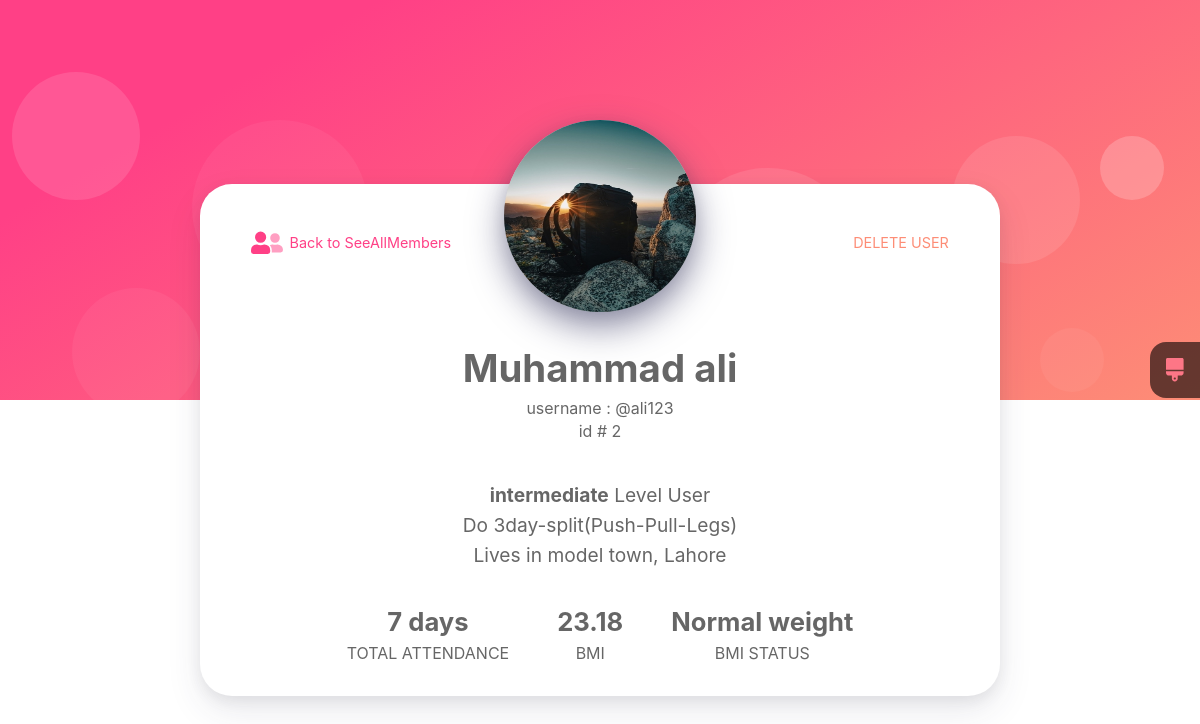
/userdetails?u_id=2, run on the app's committed database.
### Gym/models.py (models this page shows, shortened)
class Gym_user(models.Model):
    first_name = models.CharField(max_length=50)
    last_name  = models.CharField(max_length=50)
    no_of_days = models.IntegerField(default=0)
    dob = models.DateField()
    phone_number = models.IntegerField()
    image = models.ImageField(upload_to="users_profile_images/", default="users_profile_images/image.png")
    weight = models.IntegerField()
    height = models.IntegerField()
    date_of_joining = models.DateTimeField(auto_now_add=True)
    email = models.CharField(max_length=50, null=True, blank=True)
    username = models.CharField(max_length=150, unique=True)
    password = models.CharField(max_length=100)
    address = models.ForeignKey(Address, on_delete=models.CASCADE)
    gender = models.ForeignKey(Gender, on_delete=models.CASCADE)
    gym_split = models.ForeignKey(Gym_split, on_delete=models.CASCADE)
    muscle_strength = models.ForeignKey(Muscle_strength, on_delete=models.CASCADE)
    @staticmethod
    def get_user_by_id(user_id):
        return Gym_user.objects.get(id=user_id)

class Muscle_strength(models.Model):
    type = models.CharField(max_length=20)
    def __str__(self):
        return self.type

class Gym_split(models.Model):
    split_name = models.CharField(max_length=500)
    def __str__(self):
        return self.split_name

class Address(models.Model):
    area = models.CharField(max_length=30)
    def __str__(self):
        return self.area

### Gym/views.py (the view)
# urls.py: path('userdetails', userdetails),
def userdetails(request):
    _id_ = request.GET.get("u_id")
    singleuser = Gym_user.get_user_by_id(int(_id_))
    user_data = {}
    user_data["a_user"] = singleuser
    height=singleuser.height
    weight=singleuser.weight
    a=weight/((height/100)**2)
    bmi=round(a,2)
    user_data['bmi']=bmi
    if bmi < 18.5 :
        category = "Underweight"
        user_data['bmi_status'] = category
    elif bmi < 25 :
        category = "Normal weight"
        user_data['bmi_status'] = category
    elif bmi < 30 :
        category = "Overweight"
        user_data['bmi_status'] = category
    else:
        category = "Obese"
        user_data['bmi_status'] = category
    return render(request, 'userdetails.html', user_data)

### Gym/templates/userdetails.html (shortened to what this page needs)
{% load static %}
<html lang="en">
   <head>
      <link rel="stylesheet" href="{% static '/css/styles_of_profilePage.css' %}" >
   </head>
   <body>
      <main class="cd__main">
         <div class="profile-page">
  <div class="content">
    <div class="content__cover">
    <div class="content__avatar" style="background: #d1d1d1"><img src="{{a_user.image.url}}" style="height: 100%; width: 100%; border-radius: 50%;"  ></div>
    </div>
    <div class="content__actions"><a href="/all_members">
      <span>Back to SeeAllMembers</span></a><a href="/delete?u_id={{a_user.id}}">
        <span>DELETE USER</span></a></div>
    <div class="content__title">
      <h1>{{a_user.first_name}} {{a_user.last_name}}</h1><span>username : @{{a_user.username}}</span>
      <span>id # {{a_user.id}}</span>
    </div>
    <div class="content__description">
      <p><b>{{a_user.muscle_strength}}</b> Level User</p>
      <p>Do {{a_user.gym_split}}</p>
      <p>Lives in {{a_user.address}}, Lahore</p>
    </div>
    <ul class="content__list">
      <li><span>{{a_user.no_of_days}} days</span>TOTAL ATTENDANCE</li>
      <li><span>{{bmi}}</span>BMI</li>
      <li><span>{{bmi_status}}</span>BMI STATUS</li>
    </ul>
  </div>
  <div class="bg">
    <div><span></span><span></span><span></span><span></span><span></span>
    </div>
  </div>
  <div class="theme-switcher-button" id="theme-switcher-button">
  </div>
</div>
      </main>
   </body>
</html>

### data on the page
Gym_user: image (picture), first_name "Muhammad", last_name "ali", username "ali123", id "2", muscle_strength "intermediate", gym_split "3day-split(Push-Pull-Legs)", address "model town", no_of_days "7"

### other printed values
{{ bmi }} "23.18"
{{ bmi_status }} "Normal weight"
